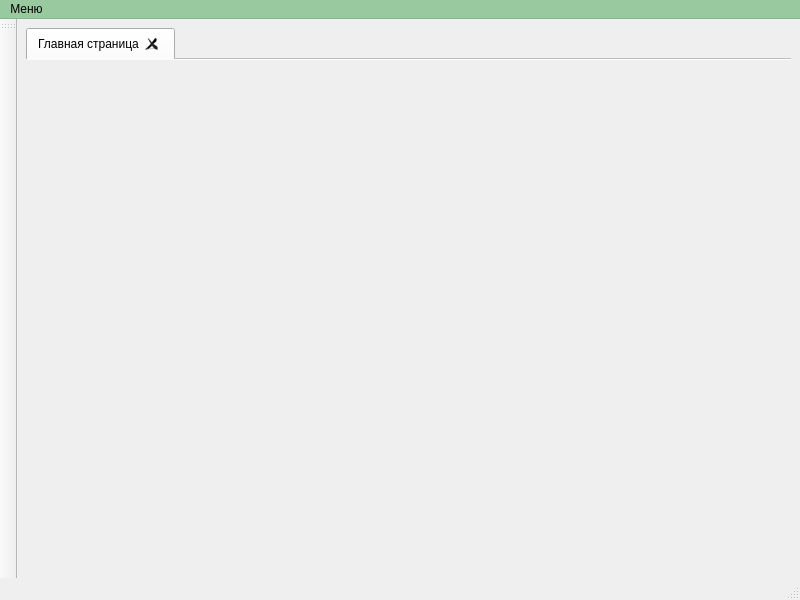
<?xml version="1.0" encoding="UTF-8"?>
<ui version="4.0">
 <class>MainWindow</class>
 <widget class="QMainWindow" name="MainWindow">
  <property name="geometry">
   <rect>
	<x>0</x>
	<y>0</y>
	<width>800</width>
	<height>600</height>
   </rect>
  </property>
  <property name="windowTitle">
   <string>Vet</string>
  </property>
  <property name="windowIcon">
   <iconset>
	<normaloff>icons/logo_green_80.png</normaloff>icons/logo_green_80.png</iconset>
  </property>
  <property name="unifiedTitleAndToolBarOnMac">
   <bool>false</bool>
  </property>
  <widget class="QWidget" name="centralwidget">
   <layout class="QHBoxLayout" name="horizontalLayout">
	<item>
	 <widget class="QTabWidget" name="tabWidget">
	  <property name="currentIndex">
	   <number>0</number>
	  </property>
	  <property name="documentMode">
	   <bool>true</bool>
	  </property>
	  <property name="tabsClosable">
	   <bool>true</bool>
	  </property>
	  <property name="movable">
	   <bool>true</bool>
	  </property>
	  <widget class="QWidget" name="tab">
	   <attribute name="title">
		<string>Главная страница</string>
	   </attribute>
	  </widget>
	 </widget>
	</item>
   </layout>
  </widget>
  <widget class="QMenuBar" name="menubar">
   <property name="geometry">
	<rect>
	 <x>0</x>
	 <y>0</y>
	 <width>800</width>
	 <height>24</height>
	</rect>
   </property>
   <property name="palette">
	<palette>
	 <active>
	  <colorrole role="WindowText">
	   <brush brushstyle="SolidPattern">
		<color alpha="255">
		 <red>0</red>
		 <green>0</green>
		 <blue>0</blue>
		</color>
	   </brush>
	  </colorrole>
	  <colorrole role="Button">
	   <brush brushstyle="SolidPattern">
		<color alpha="255">
		 <red>153</red>
		 <green>201</green>
		 <blue>158</blue>
		</color>
	   </brush>
	  </colorrole>
	  <colorrole role="Light">
	   <brush brushstyle="SolidPattern">
		<color alpha="255">
		 <red>241</red>
		 <green>255</green>
		 <blue>243</blue>
		</color>
	   </brush>
	  </colorrole>
	  <colorrole role="Midlight">
	   <brush brushstyle="SolidPattern">
		<color alpha="255">
		 <red>197</red>
		 <green>228</green>
		 <blue>200</blue>
		</color>
	   </brush>
	  </colorrole>
	  <colorrole role="Dark">
	   <brush brushstyle="SolidPattern">
		<color alpha="255">
		 <red>76</red>
		 <green>100</green>
		 <blue>79</blue>
		</color>
	   </brush>
	  </colorrole>
	  <colorrole role="Mid">
	   <brush brushstyle="SolidPattern">
		<color alpha="255">
		 <red>102</red>
		 <green>134</green>
		 <blue>105</blue>
		</color>
	   </brush>
	  </colorrole>
	  <colorrole role="Text">
	   <brush brushstyle="SolidPattern">
		<color alpha="255">
		 <red>0</red>
		 <green>0</green>
		 <blue>0</blue>
		</color>
	   </brush>
	  </colorrole>
	  <colorrole role="BrightText">
	   <brush brushstyle="SolidPattern">
		<color alpha="255">
		 <red>255</red>
		 <green>255</green>
		 <blue>255</blue>
		</color>
	   </brush>
	  </colorrole>
	  <colorrole role="ButtonText">
	   <brush brushstyle="SolidPattern">
		<color alpha="255">
		 <red>0</red>
		 <green>0</green>
		 <blue>0</blue>
		</color>
	   </brush>
	  </colorrole>
	  <colorrole role="Base">
	   <brush brushstyle="SolidPattern">
		<color alpha="255">
		 <red>255</red>
		 <green>255</green>
		 <blue>255</blue>
		</color>
	   </brush>
	  </colorrole>
	  <colorrole role="Window">
	   <brush brushstyle="SolidPattern">
		<color alpha="255">
		 <red>153</red>
		 <green>201</green>
		 <blue>158</blue>
		</color>
	   </brush>
	  </colorrole>
	  <colorrole role="Shadow">
	   <brush brushstyle="SolidPattern">
		<color alpha="255">
		 <red>0</red>
		 <green>0</green>
		 <blue>0</blue>
		</color>
	   </brush>
	  </colorrole>
	  <colorrole role="AlternateBase">
	   <brush brushstyle="SolidPattern">
		<color alpha="255">
		 <red>204</red>
		 <green>228</green>
		 <blue>206</blue>
		</color>
	   </brush>
	  </colorrole>
	  <colorrole role="ToolTipBase">
	   <brush brushstyle="SolidPattern">
		<color alpha="255">
		 <red>255</red>
		 <green>255</green>
		 <blue>220</blue>
		</color>
	   </brush>
	  </colorrole>
	  <colorrole role="ToolTipText">
	   <brush brushstyle="SolidPattern">
		<color alpha="255">
		 <red>0</red>
		 <green>0</green>
		 <blue>0</blue>
		</color>
	   </brush>
	  </colorrole>
	  <colorrole role="PlaceholderText">
	   <brush brushstyle="SolidPattern">
		<color alpha="128">
		 <red>0</red>
		 <green>0</green>
		 <blue>0</blue>
		</color>
	   </brush>
	  </colorrole>
	 </active>
	 <inactive>
	  <colorrole role="WindowText">
	   <brush brushstyle="SolidPattern">
		<color alpha="255">
		 <red>0</red>
		 <green>0</green>
		 <blue>0</blue>
		</color>
	   </brush>
	  </colorrole>
	  <colorrole role="Button">
	   <brush brushstyle="SolidPattern">
		<color alpha="255">
		 <red>153</red>
		 <green>201</green>
		 <blue>158</blue>
		</color>
	   </brush>
	  </colorrole>
	  <colorrole role="Light">
	   <brush brushstyle="SolidPattern">
		<color alpha="255">
		 <red>241</red>
		 <green>255</green>
		 <blue>243</blue>
		</color>
	   </brush>
	  </colorrole>
	  <colorrole role="Midlight">
	   <brush brushstyle="SolidPattern">
		<color alpha="255">
		 <red>197</red>
		 <green>228</green>
		 <blue>200</blue>
		</color>
	   </brush>
	  </colorrole>
	  <colorrole role="Dark">
	   <brush brushstyle="SolidPattern">
		<color alpha="255">
		 <red>76</red>
		 <green>100</green>
		 <blue>79</blue>
		</color>
	   </brush>
	  </colorrole>
	  <colorrole role="Mid">
	   <brush brushstyle="SolidPattern">
		<color alpha="255">
		 <red>102</red>
		 <green>134</green>
		 <blue>105</blue>
		</color>
	   </brush>
	  </colorrole>
	  <colorrole role="Text">
	   <brush brushstyle="SolidPattern">
		<color alpha="255">
		 <red>0</red>
		 <green>0</green>
		 <blue>0</blue>
		</color>
	   </brush>
	  </colorrole>
	  <colorrole role="BrightText">
	   <brush brushstyle="SolidPattern">
		<color alpha="255">
		 <red>255</red>
		 <green>255</green>
		 <blue>255</blue>
		</color>
	   </brush>
	  </colorrole>
	  <colorrole role="ButtonText">
	   <brush brushstyle="SolidPattern">
		<color alpha="255">
		 <red>0</red>
		 <green>0</green>
		 <blue>0</blue>
		</color>
	   </brush>
	  </colorrole>
	  <colorrole role="Base">
	   <brush brushstyle="SolidPattern">
		<color alpha="255">
		 <red>255</red>
		 <green>255</green>
		 <blue>255</blue>
		</color>
	   </brush>
	  </colorrole>
	  <colorrole role="Window">
	   <brush brushstyle="SolidPattern">
		<color alpha="255">
		 <red>153</red>
		 <green>201</green>
		 <blue>158</blue>
		</color>
	   </brush>
	  </colorrole>
	  <colorrole role="Shadow">
	   <brush brushstyle="SolidPattern">
		<color alpha="255">
		 <red>0</red>
		 <green>0</green>
		 <blue>0</blue>
		</color>
	   </brush>
	  </colorrole>
	  <colorrole role="AlternateBase">
	   <brush brushstyle="SolidPattern">
		<color alpha="255">
		 <red>204</red>
		 <green>228</green>
		 <blue>206</blue>
		</color>
	   </brush>
	  </colorrole>
	  <colorrole role="ToolTipBase">
	   <brush brushstyle="SolidPattern">
		<color alpha="255">
		 <red>255</red>
		 <green>255</green>
		 <blue>220</blue>
		</color>
	   </brush>
	  </colorrole>
	  <colorrole role="ToolTipText">
	   <brush brushstyle="SolidPattern">
		<color alpha="255">
		 <red>0</red>
		 <green>0</green>
		 <blue>0</blue>
		</color>
	   </brush>
	  </colorrole>
	  <colorrole role="PlaceholderText">
	   <brush brushstyle="SolidPattern">
		<color alpha="128">
		 <red>0</red>
		 <green>0</green>
		 <blue>0</blue>
		</color>
	   </brush>
	  </colorrole>
	 </inactive>
	 <disabled>
	  <colorrole role="WindowText">
	   <brush brushstyle="SolidPattern">
		<color alpha="255">
		 <red>76</red>
		 <green>100</green>
		 <blue>79</blue>
		</color>
	   </brush>
	  </colorrole>
	  <colorrole role="Button">
	   <brush brushstyle="SolidPattern">
		<color alpha="255">
		 <red>153</red>
		 <green>201</green>
		 <blue>158</blue>
		</color>
	   </brush>
	  </colorrole>
	  <colorrole role="Light">
	   <brush brushstyle="SolidPattern">
		<color alpha="255">
		 <red>241</red>
		 <green>255</green>
		 <blue>243</blue>
		</color>
	   </brush>
	  </colorrole>
	  <colorrole role="Midlight">
	   <brush brushstyle="SolidPattern">
		<color alpha="255">
		 <red>197</red>
		 <green>228</green>
		 <blue>200</blue>
		</color>
	   </brush>
	  </colorrole>
	  <colorrole role="Dark">
	   <brush brushstyle="SolidPattern">
		<color alpha="255">
		 <red>76</red>
		 <green>100</green>
		 <blue>79</blue>
		</color>
	   </brush>
	  </colorrole>
	  <colorrole role="Mid">
	   <brush brushstyle="SolidPattern">
		<color alpha="255">
		 <red>102</red>
		 <green>134</green>
		 <blue>105</blue>
		</color>
	   </brush>
	  </colorrole>
	  <colorrole role="Text">
	   <brush brushstyle="SolidPattern">
		<color alpha="255">
		 <red>76</red>
		 <green>100</green>
		 <blue>79</blue>
		</color>
	   </brush>
	  </colorrole>
	  <colorrole role="BrightText">
	   <brush brushstyle="SolidPattern">
		<color alpha="255">
		 <red>255</red>
		 <green>255</green>
		 <blue>255</blue>
		</color>
	   </brush>
	  </colorrole>
	  <colorrole role="ButtonText">
	   <brush brushstyle="SolidPattern">
		<color alpha="255">
		 <red>76</red>
		 <green>100</green>
		 <blue>79</blue>
		</color>
	   </brush>
	  </colorrole>
	  <colorrole role="Base">
	   <brush brushstyle="SolidPattern">
		<color alpha="255">
		 <red>153</red>
		 <green>201</green>
		 <blue>158</blue>
		</color>
	   </brush>
	  </colorrole>
	  <colorrole role="Window">
	   <brush brushstyle="SolidPattern">
		<color alpha="255">
		 <red>153</red>
		 <green>201</green>
		 <blue>158</blue>
		</color>
	   </brush>
	  </colorrole>
	  <colorrole role="Shadow">
	   <brush brushstyle="SolidPattern">
		<color alpha="255">
		 <red>0</red>
		 <green>0</green>
		 <blue>0</blue>
		</color>
	   </brush>
	  </colorrole>
	  <colorrole role="AlternateBase">
	   <brush brushstyle="SolidPattern">
		<color alpha="255">
		 <red>153</red>
		 <green>201</green>
		 <blue>158</blue>
		</color>
	   </brush>
	  </colorrole>
	  <colorrole role="ToolTipBase">
	   <brush brushstyle="SolidPattern">
		<color alpha="255">
		 <red>255</red>
		 <green>255</green>
		 <blue>220</blue>
		</color>
	   </brush>
	  </colorrole>
	  <colorrole role="ToolTipText">
	   <brush brushstyle="SolidPattern">
		<color alpha="255">
		 <red>0</red>
		 <green>0</green>
		 <blue>0</blue>
		</color>
	   </brush>
	  </colorrole>
	  <colorrole role="PlaceholderText">
	   <brush brushstyle="SolidPattern">
		<color alpha="128">
		 <red>0</red>
		 <green>0</green>
		 <blue>0</blue>
		</color>
	   </brush>
	  </colorrole>
	 </disabled>
	</palette>
   </property>
   <widget class="QMenu" name="menu">
	<property name="title">
	 <string>Меню</string>
	</property>
	<addaction name="separator"/>
	<addaction name="acc_action"/>
	<addaction name="separator"/>
	<addaction name="exit_action"/>
	<addaction name="separator"/>
   </widget>
   <addaction name="menu"/>
  </widget>
  <widget class="QStatusBar" name="statusbar"/>
  <widget class="QToolBar" name="toolBar">
   <property name="windowTitle">
	<string>toolBar</string>
   </property>
   <attribute name="toolBarArea">
	<enum>LeftToolBarArea</enum>
   </attribute>
   <attribute name="toolBarBreak">
	<bool>false</bool>
   </attribute>
  </widget>
  <action name="actionm">
   <property name="text">
	<string>m</string>
   </property>
  </action>
  <action name="acc_info_action">
   <property name="text">
	<string>Аккаунт</string>
   </property>
  </action>
  <action name="log_out_action">
   <property name="text">
	<string>Выйти</string>
   </property>
  </action>
  <action name="action1">
   <property name="text">
	<string>1</string>
   </property>
  </action>
  <action name="action2">
   <property name="text">
	<string>2</string>
   </property>
  </action>
  <action name="acc_action">
   <property name="text">
	<string>Аккаунт</string>
   </property>
  </action>
  <action name="exit_action">
   <property name="text">
	<string>Выйти</string>
   </property>
  </action>
 </widget>
 <resources/>
 <connections/>
</ui>
